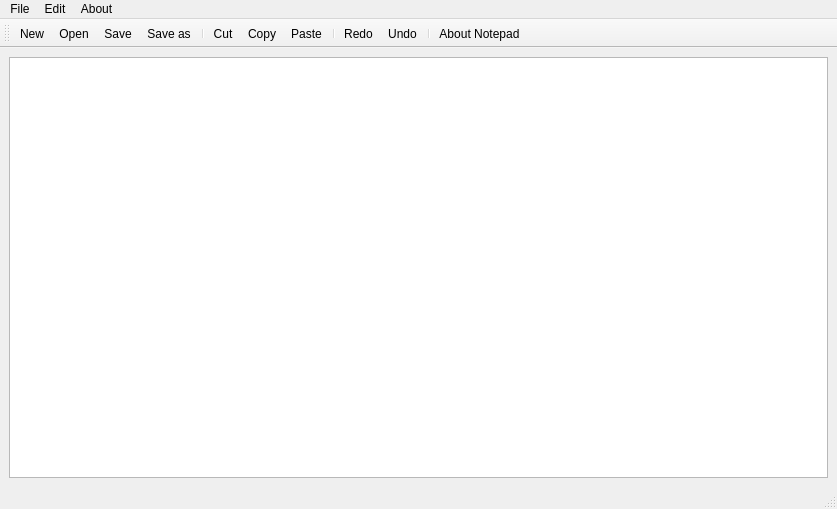
<?xml version="1.0" encoding="UTF-8"?>
<ui version="4.0">
 <class>MainWindow</class>
 <widget class="QMainWindow" name="MainWindow">
  <property name="geometry">
   <rect>
    <x>0</x>
    <y>0</y>
    <width>837</width>
    <height>509</height>
   </rect>
  </property>
  <property name="windowTitle">
   <string>MainWindow</string>
  </property>
  <widget class="QWidget" name="centralwidget">
   <layout class="QHBoxLayout" name="horizontalLayout">
    <item>
     <widget class="QTextEdit" name="textEdit"/>
    </item>
   </layout>
  </widget>
  <widget class="QMenuBar" name="menubar">
   <property name="geometry">
    <rect>
     <x>0</x>
     <y>0</y>
     <width>837</width>
     <height>22</height>
    </rect>
   </property>
   <widget class="QMenu" name="menuFile">
    <property name="title">
     <string>File</string>
    </property>
    <addaction name="actionNew"/>
    <addaction name="actionOpen"/>
    <addaction name="separator"/>
    <addaction name="actionSave"/>
    <addaction name="actionSave_as"/>
   </widget>
   <widget class="QMenu" name="menuEdit">
    <property name="title">
     <string>Edit</string>
    </property>
    <addaction name="actionCut"/>
    <addaction name="actionCopy"/>
    <addaction name="actionPaste"/>
    <addaction name="separator"/>
    <addaction name="actionRedo"/>
    <addaction name="actionUndo"/>
    <addaction name="separator"/>
    <addaction name="actionFonts"/>
   </widget>
   <widget class="QMenu" name="menuAbout">
    <property name="title">
     <string>About</string>
    </property>
    <addaction name="actionAbout_Notepad"/>
   </widget>
   <addaction name="menuFile"/>
   <addaction name="menuEdit"/>
   <addaction name="menuAbout"/>
  </widget>
  <widget class="QStatusBar" name="statusbar"/>
  <widget class="QToolBar" name="toolBar">
   <property name="windowTitle">
    <string>toolBar</string>
   </property>
   <attribute name="toolBarArea">
    <enum>TopToolBarArea</enum>
   </attribute>
   <attribute name="toolBarBreak">
    <bool>false</bool>
   </attribute>
   <addaction name="actionNew"/>
   <addaction name="actionOpen"/>
   <addaction name="actionSave"/>
   <addaction name="actionSave_as"/>
   <addaction name="separator"/>
   <addaction name="actionCut"/>
   <addaction name="actionCopy"/>
   <addaction name="actionPaste"/>
   <addaction name="separator"/>
   <addaction name="actionRedo"/>
   <addaction name="actionUndo"/>
   <addaction name="separator"/>
   <addaction name="actionAbout_Notepad"/>
  </widget>
  <action name="actionNew">
   <property name="icon">
    <iconset resource="Resource.qrc">
     <normaloff>:/Res/new.png</normaloff>:/Res/new.png</iconset>
   </property>
   <property name="text">
    <string>New</string>
   </property>
  </action>
  <action name="actionOpen">
   <property name="icon">
    <iconset resource="Resource.qrc">
     <normaloff>:/Res/open.png</normaloff>:/Res/open.png</iconset>
   </property>
   <property name="text">
    <string>Open</string>
   </property>
  </action>
  <action name="actionSave">
   <property name="icon">
    <iconset resource="Resource.qrc">
     <normaloff>:/Res/save.jpeg</normaloff>:/Res/save.jpeg</iconset>
   </property>
   <property name="text">
    <string>Save</string>
   </property>
  </action>
  <action name="actionSave_as">
   <property name="icon">
    <iconset resource="Resource.qrc">
     <normaloff>:/Res/save_as.png</normaloff>:/Res/save_as.png</iconset>
   </property>
   <property name="text">
    <string>Save as</string>
   </property>
  </action>
  <action name="actionCut">
   <property name="icon">
    <iconset resource="Resource.qrc">
     <normaloff>:/Res/cut.png</normaloff>:/Res/cut.png</iconset>
   </property>
   <property name="text">
    <string>Cut</string>
   </property>
  </action>
  <action name="actionCopy">
   <property name="icon">
    <iconset resource="Resource.qrc">
     <normaloff>:/Res/copy.png</normaloff>:/Res/copy.png</iconset>
   </property>
   <property name="text">
    <string>Copy</string>
   </property>
  </action>
  <action name="actionPaste">
   <property name="icon">
    <iconset resource="Resource.qrc">
     <normaloff>:/Res/paste.png</normaloff>:/Res/paste.png</iconset>
   </property>
   <property name="text">
    <string>Paste</string>
   </property>
  </action>
  <action name="actionRedo">
   <property name="icon">
    <iconset resource="Resource.qrc">
     <normaloff>:/Res/redo.png</normaloff>:/Res/redo.png</iconset>
   </property>
   <property name="text">
    <string>Redo</string>
   </property>
  </action>
  <action name="actionUndo">
   <property name="icon">
    <iconset resource="Resource.qrc">
     <normaloff>:/Res/undo.jpeg</normaloff>:/Res/undo.jpeg</iconset>
   </property>
   <property name="text">
    <string>Undo</string>
   </property>
  </action>
  <action name="actionAbout_Notepad">
   <property name="icon">
    <iconset resource="Resource.qrc">
     <normaloff>:/Res/about.png</normaloff>:/Res/about.png</iconset>
   </property>
   <property name="text">
    <string>About Notepad</string>
   </property>
  </action>
  <action name="actionFonts">
   <property name="text">
    <string>Font</string>
   </property>
  </action>
 </widget>
 <resources>
  <include location="Resource.qrc"/>
 </resources>
 <connections/>
</ui>
